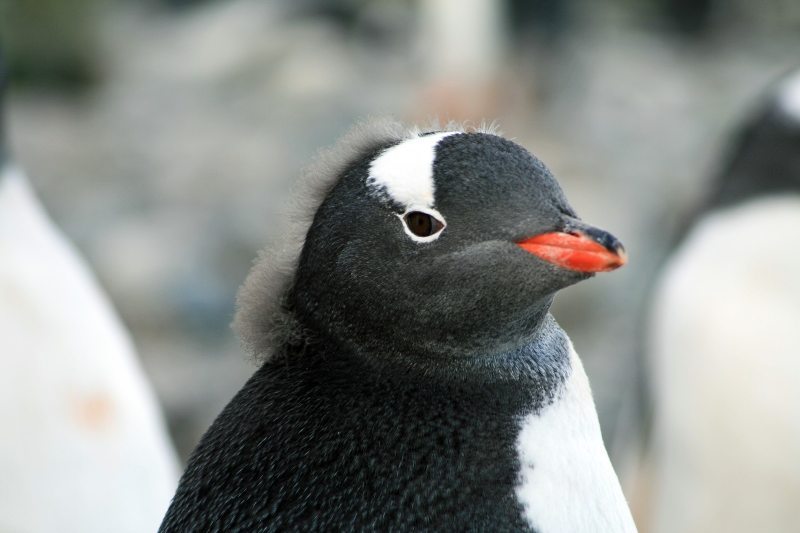
%> input picture image/penguin.png, 1600 x 1066 px (shown at 1/2 size)
$ octave kadai2.m   (GNU Octave 9; MATLAB toolbox functions it lacks are replaced by stand-ins)
%> lines starting %> are read from the running program, lines starting %| are printed output that depends on the picture; in (x1, y1, x2, y2) boxes, pixels count from 0 and x2, y2 are one past the last pixel; in counts of white or black regions, pixels touching at a corner belong together; the program's own positions count from 1
% 課題２　階調数と疑似輪郭
% ２階調，４階調，８階調の画像を生成せよ．
% 下記はサンプルプログラムである．
% 課題作成にあたっては「Lenna」以外の画像を用いよ．

clear; % 変数のオールクリア
       %前に実行していた変数があって悪さをする可能性があるため，clearを行う

ORG=imread('penguin.png'); % 原画像の入力
%> ORG is the input picture: size 1066x1600x3 uint8; mean R, G, B 136.6, 140.2, 136.7
ORG = rgb2gray(ORG); colormap(gray); colorbar;
imagesc(ORG); axis image; % 画像の表示
pause; % 一時停止

% ２階調画像の生成
IMG = ORG>128; %MATLAB特有の書き方 %ORGが1よりも？？
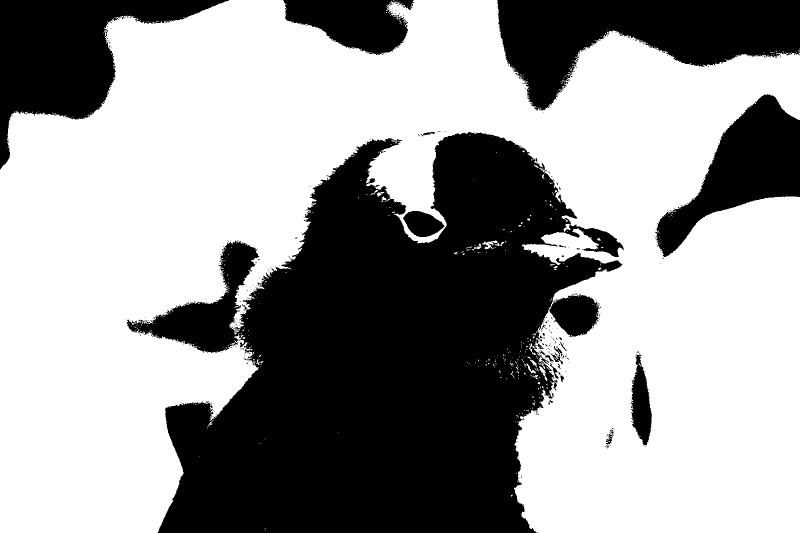
%> IMG: size 1066x1600 logical (shown at 1/2 size); 60.6% white; 335 black regions (314 under 20 px), largest, box (x1, y1, x2, y2) and area: (254, 264, 1248, 1066) 473317, (994, 0, 1600, 221) 72582, (0, 0, 458, 339) 59424
%CやJavaでは二重やif分が必要になる．
imagesc(IMG); colormap(gray); colorbar;  axis image;
pause;

% ４階調画像の生成
IMG0 = ORG>64;
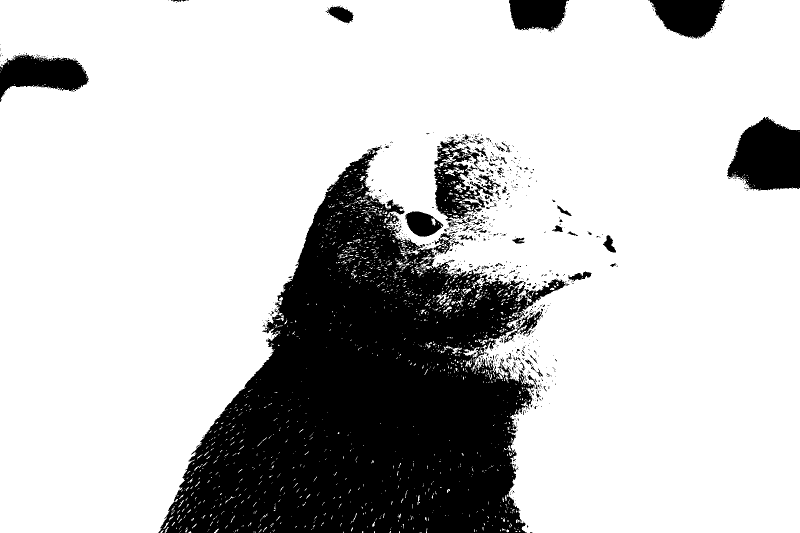
%> IMG0: size 1066x1600 logical (shown at 1/2 size); 77.6% white; 787 black regions (699 under 20 px), largest, box (x1, y1, x2, y2) and area: (317, 291, 1133, 1066) 321265, (1454, 234, 1600, 381) 15846, (0, 108, 177, 204) 9866
IMG1 = ORG>128;
IMG2 = ORG>192;
%> IMG2: size 1066x1600 logical; 25.4% white; 210 white regions (187 under 20 px), largest, box (x1, y1, x2, y2) and area: (0, 349, 357, 1066) 172856, (1310, 408, 1600, 1066) 169976, (1036, 662, 1277, 1066) 50950
IMG = IMG0 + IMG1 + IMG2;
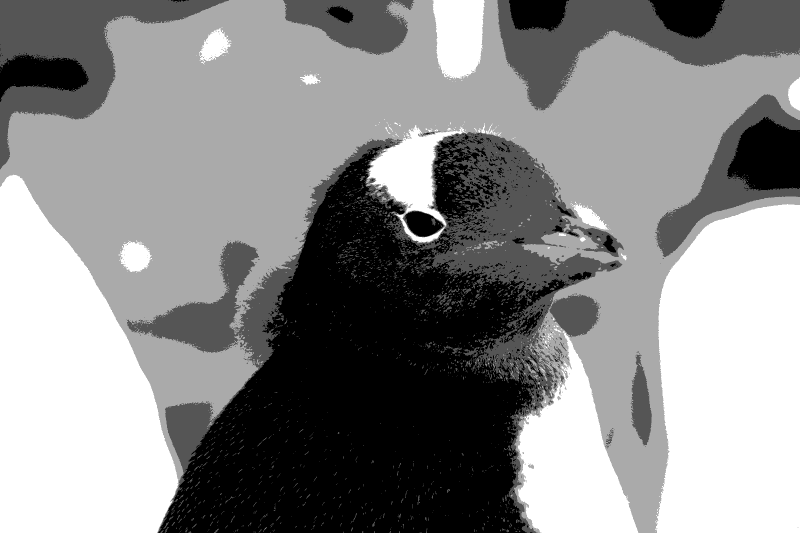
%> IMG: size 1066x1600 double (shown at 1/2 size); min 0, max 3, mean 1.64; drawn with min black and max white
imagesc(IMG); colormap(gray); colorbar;  axis image;
pause;

% ８階調については，各自検討してください．
% 上記の方法ではあまりスマートではない．
IMG3 = ORG>32;
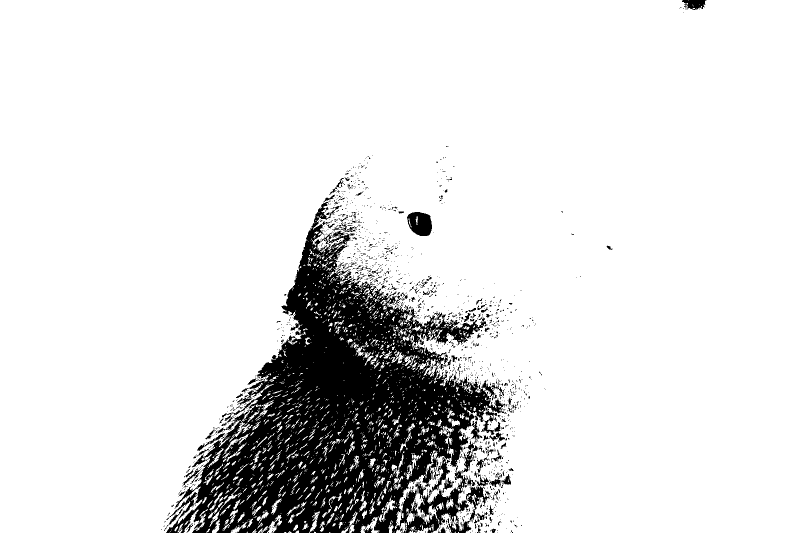
%> IMG3: size 1066x1600 logical (shown at 1/2 size); 88.3% white; 1464 black regions (1337 under 20 px), largest, box (x1, y1, x2, y2) and area: (332, 403, 1010, 1066) 183566, (814, 424, 864, 472) 1823, (932, 948, 982, 1043) 1258
IMG4 = ORG>64;
IMG5 = ORG>96;
%> IMG5: size 1066x1600 logical; 69.3% white; 353 black regions (324 under 20 px), largest, box (x1, y1, x2, y2) and area: (316, 265, 1190, 1066) 407531, (0, 0, 204, 294) 37358, (1006, 0, 1525, 114) 35672
IMG6 = ORG>128;
IMG7 = ORG>160;
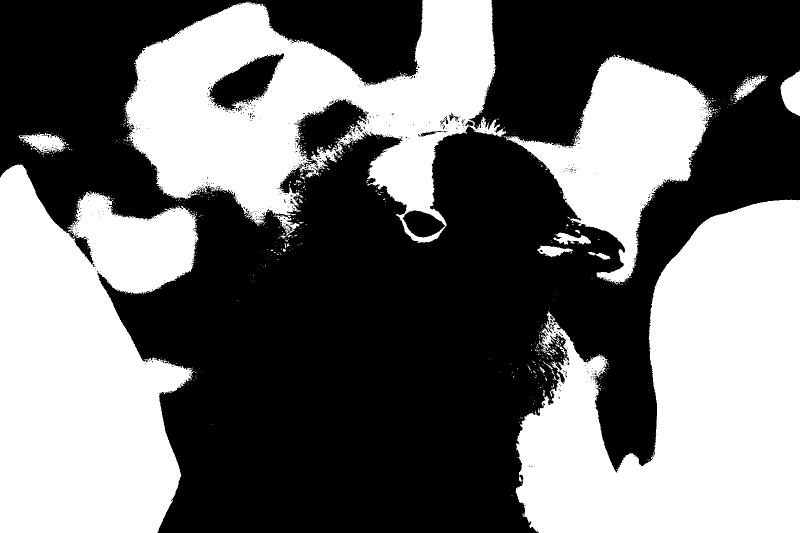
%> IMG7: size 1066x1600 logical (shown at 1/2 size); 43.3% white; 722 white regions (688 under 20 px), largest, box (x1, y1, x2, y2) and area: (1031, 399, 1600, 1066) 247384, (0, 329, 397, 1066) 217262, (247, 0, 1012, 486) 185053
IMG8 = ORG>192;
IMG9 = ORG>224;
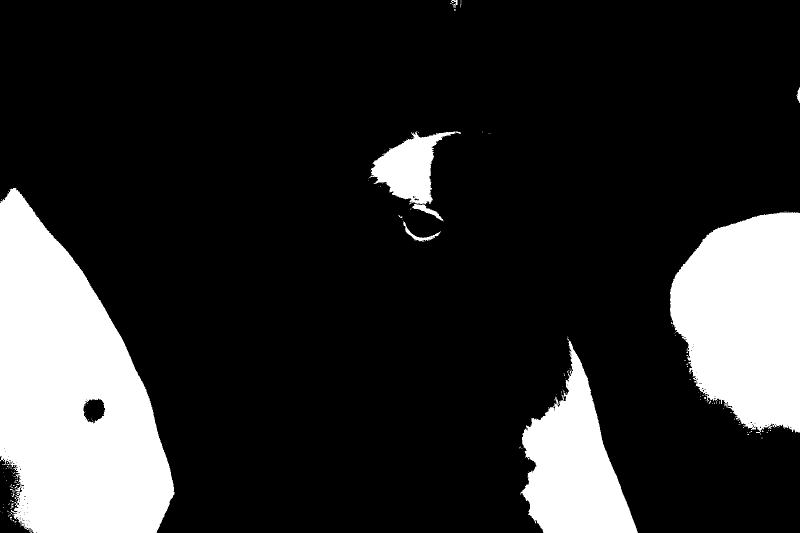
%> IMG9: size 1066x1600 logical (shown at 1/2 size); 18% white; 154 white regions (143 under 20 px), largest, box (x1, y1, x2, y2) and area: (0, 376, 349, 1066) 156931, (1340, 424, 1600, 870) 89005, (1041, 676, 1276, 1066) 46706
IMG = IMG3 + IMG4 + IMG5 + IMG6 + IMG7 + IMG8 + IMG9;
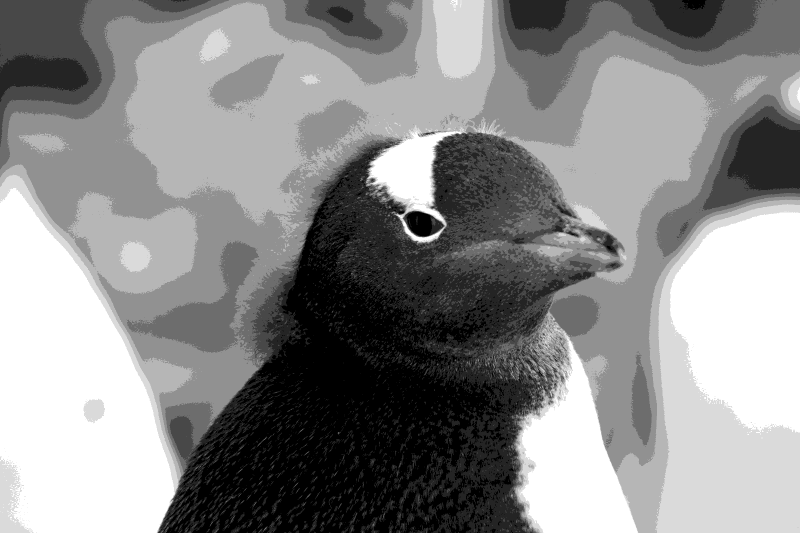
%> IMG: size 1066x1600 double (shown at 1/2 size); min 0, max 7, mean 3.82; drawn with min black and max white
imagsec(IMG); colormap(gray); colorbar; axis image;
%> (this line was passed over: imagsec is not available in this run)

$ run again, with image/cat7_1.png copied over image/penguin.png
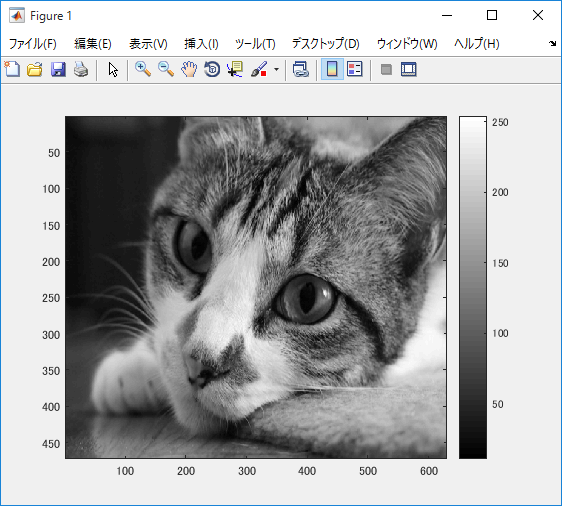
%> input picture image/cat7_1.png, 562 x 506 px
%> ORG is the input picture: size 506x562x3 uint8; mean R, G, B 169.8, 170.6, 171.4
%> ORG: size 506x562 uint8
%> `IMG = ORG>128;`:
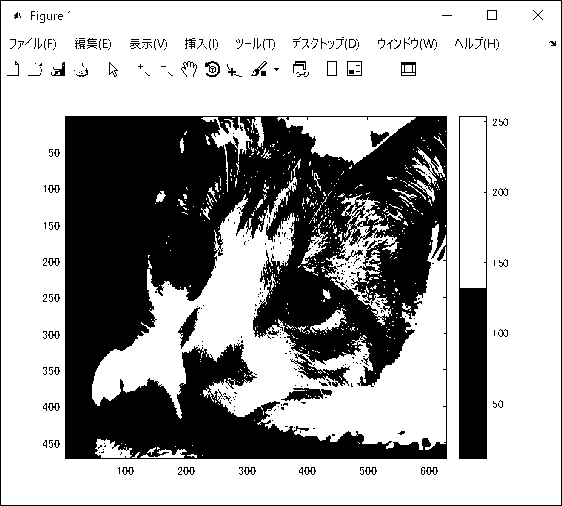
%> IMG: size 506x562 logical; 66% white; 381 black regions (327 under 20 px), largest, box (x1, y1, x2, y2) and area: (65, 116, 447, 459) 84941, (459, 116, 487, 459) 5164, (0, 0, 562, 506) 2132
%> IMG0: size 506x562 logical; 83.5% white; 675 black regions (636 under 20 px), largest, box (x1, y1, x2, y2) and area: (65, 116, 447, 459) 29664, (254, 272, 397, 364) 3468, (459, 116, 487, 459) 2956
%> IMG2: size 506x562 logical; 52.5% white; 176 black regions (93 under 20 px), largest, box (x1, y1, x2, y2) and area: (65, 116, 447, 459) 119319, (459, 116, 487, 459) 7398, (0, 0, 562, 506) 3252
%> IMG3: size 506x562 logical; 91.9% white; 367 black regions (337 under 20 px), largest, box (x1, y1, x2, y2) and area: (66, 117, 157, 327) 14499, (460, 411, 486, 458) 1222, (174, 219, 212, 284) 934
%> IMG5: size 506x562 logical; 75.7% white; 692 black regions (658 under 20 px), largest, box (x1, y1, x2, y2) and area: (65, 116, 447, 459) 59962, (459, 116, 487, 459) 4072, (284, 324, 357, 361) 1148
%> IMG7: size 506x562 logical; 58.3% white; 266 black regions (191 under 20 px), largest, box (x1, y1, x2, y2) and area: (65, 116, 447, 459) 104796, (459, 116, 487, 459) 6280, (0, 0, 562, 506) 3252
%> IMG9: size 506x562 logical; 48.8% white; 121 white regions (105 under 20 px), largest, box (x1, y1, x2, y2) and area: (1, 84, 561, 505) 92981, (1, 1, 561, 56) 28621, (1, 57, 561, 83) 11484
%> `IMG = IMG3 + IMG4 + IMG5 + IMG6 + IMG7 + IMG8 + IMG9;`:
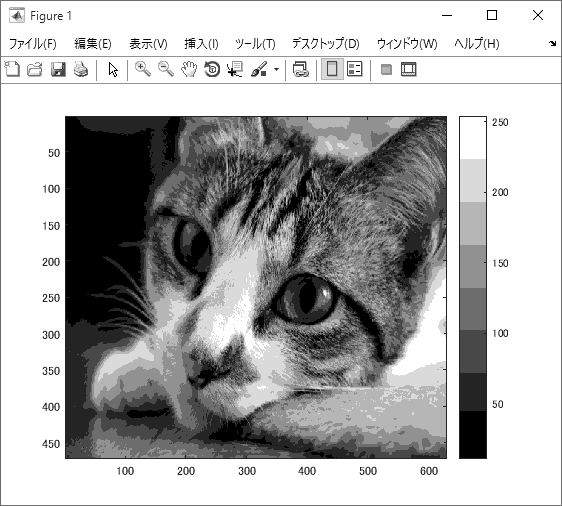
%> IMG: size 506x562 double; min 0, max 7, mean 4.77; drawn with min black and max white
